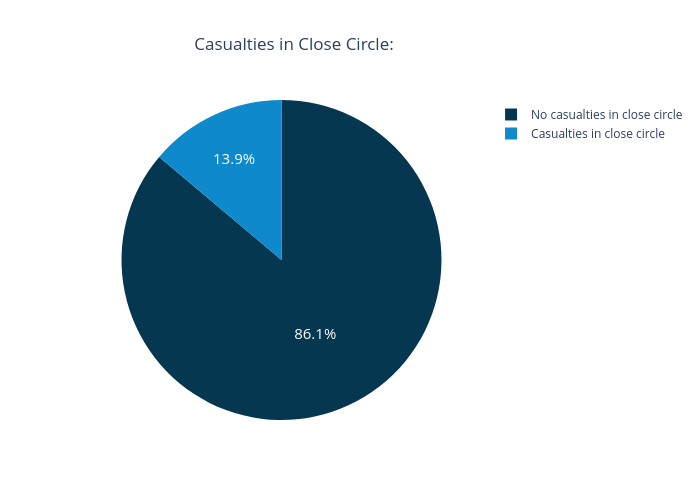

Write notebook code for a chart like this one.
### Markdown cell above
<div dir='rtl'>
  <strong style="font-size: 18px;">נפגעים במעגל הקרוב:</strong>
</div>
<div dir='rtl'>
    בתרשים זה נבחנת השאלה האם למשתתפים היו קרובים שנפגעו במהלך המלחמה (הרוגים/פצועים/חטופים).
<br>
    משתנה זה חיוני להבנת גודל החשיפה האישית לאירועי טראומה, והשפעתה על תגובות רגשיות והתנהגותיות.
  </p>
</div>

### Code cell
label_map = {1: "No casualties in close circle", 2: "Casualties in close circle"}
df["casualties_label"] = df["casualties_close"].map(label_map)
num_counts = df["casualties_label"].value_counts() 
fig = go.Figure(data=[go.Pie(labels= num_counts.index, marker_colors=['063751', '0E89CB'], values=num_counts.values, textfont_size=15)])
fig.update_layout(width=700, height=500, title='Casualties in Close Circle:', title_x=0.42)
fig.show()

### Figure 1 — Plotly figure (JSON) as saved in the notebook; plotly's stock layout.template omitted (floating-point values rounded to 4 significant figures)
{"data": [{"labels": ["No casualties in close circle", "Casualties in close circle"], "marker": {"colors": ["063751", "0E89CB"]}, "textfont": {"size": 15}, "type": "pie", "values": [143, 23]}], "layout": {"height": 500, "title": {"text": "Casualties in Close Circle:", "x": 0.42}, "width": 700}}
